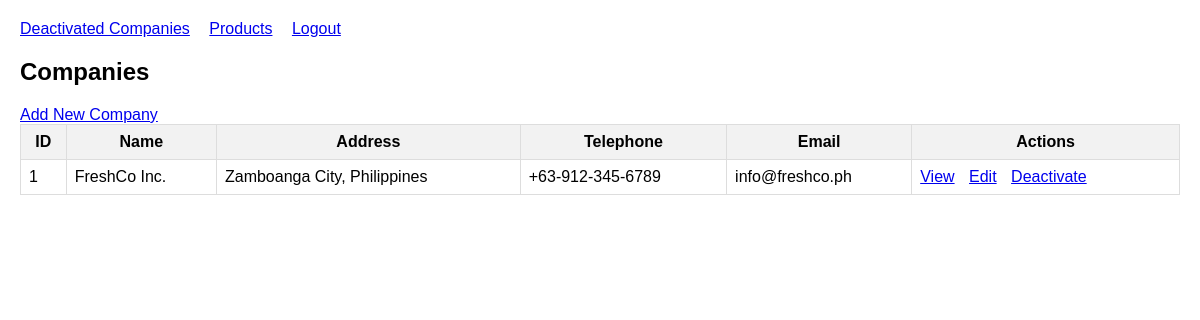
Screenshot of /companies.php (signed in) with the database file from the repository.
### tables this page shows
CREATE TABLE IF NOT EXISTS `companies` (
    `id`                       INT            NOT NULL AUTO_INCREMENT,
    `company_name`             VARCHAR(255)   NOT NULL,
    `company_address`          TEXT           DEFAULT NULL,
    `company_telephone_number` VARCHAR(50)    DEFAULT NULL,
    `company_email_address`    VARCHAR(255)   DEFAULT NULL,
    `owner_name`               VARCHAR(255)   DEFAULT NULL,
    `owner_mobile_number`      VARCHAR(50)    DEFAULT NULL,
    `owner_email_address`      VARCHAR(255)   DEFAULT NULL,
    `contact_name`             VARCHAR(255)   DEFAULT NULL,
    `contact_mobile_number`    VARCHAR(50)    DEFAULT NULL,
    `contact_email_address`    VARCHAR(255)   DEFAULT NULL,
    `is_active`                TINYINT(1)     NOT NULL DEFAULT 1,
    `created_at`               TIMESTAMP      NOT NULL DEFAULT CURRENT_TIMESTAMP,
    PRIMARY KEY (`id`)
);

### config.php (called while the page is built, shortened)
<?php
function h($str) {
    return htmlspecialchars($str, ENT_QUOTES, 'UTF-8');
}
?>

### companies.php (the view, shortened to what this page needs)
<?php
require 'config.php';
$sql = $pdo->query("SELECT * FROM companies WHERE is_active = 1 ORDER BY id ASC");
$companies = $sql->fetchAll();
?>
<!DOCTYPE html>
<html>
<head>
</head>
<body>
    <div class="nav">
        <a href="/stii_module_b/companies/deactivated">Deactivated Companies</a>
        <a href="/stii_module_b/products">Products</a>
        <a href="/stii_module_b/logout">Logout</a>
    </div>
    <h2>Companies</h2>
    <a href="/stii_module_b/companies/new">Add New Company</a>
    <table>
        <tr>
            <th>ID</th>
            <th>Name</th>
            <th>Address</th>
            <th>Telephone</th>
            <th>Email</th>
            <th>Actions</th>
        </tr>
        <?php foreach ($companies as $c): ?>
        <tr>
            <td><?= $c['id'] ?></td>
            <td><?= h($c['company_name']) ?></td>
            <td><?= h($c['company_address']) ?></td>
            <td><?= h($c['company_telephone_number']) ?></td>
            <td><?= h($c['company_email_address']) ?></td>
            <td class="actions">
                <a href="/stii_module_b/companies/<?= $c['id'] ?>">View</a>
                <a href="/stii_module_b/companies/<?= $c['id'] ?>/edit">Edit</a>
                <a href="/stii_module_b/companies/<?= $c['id'] ?>/deactivate" onclick="return confirm('Deactivate this company? All its products will be hidden.')">Deactivate</a>
            </td>
        </tr>
        <?php endforeach; ?>
    </table>
</body>
</html>

### companies.php (style rules this page uses)
body { font-family: Arial; margin: 20px; }
table { border-collapse: collapse; width: 100%; }
th, td { border: 1px solid #ddd; padding: 8px; }
th { background: #f2f2f2; }
.actions a { margin-right: 10px; }
.nav { margin-bottom: 20px; }
.nav a { margin-right: 15px; }

### rows the page displays
companies: id "1", company_name "FreshCo Inc.", company_address "Zamboanga City, Philippines", company_telephone_number "+63-912-345-6789", company_email_address "info@freshco.ph"
